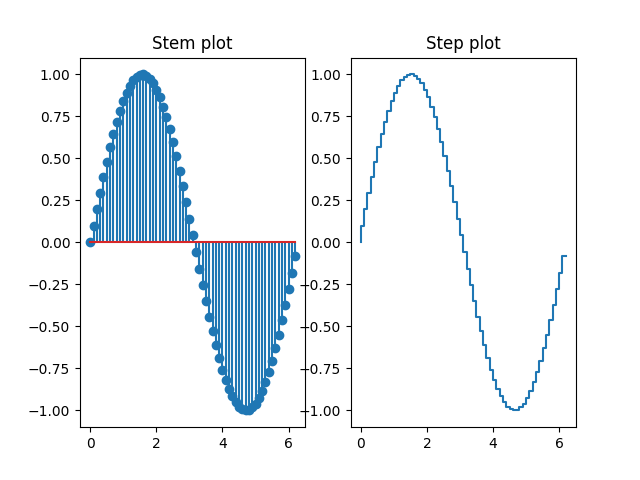

Generate this figure with Python:
import matplotlib.pyplot as plt
import numpy as np
x=np.arange(0,2*np.pi,0.1)
y=np.sin(x)
plt.subplot(1,2,1)
plt.stem(x,y)
plt.title('Stem plot')
plt.subplot(1,2,2)
plt.step(x,y)
plt.title('Step plot')
plt.savefig('stemp_step.png')
plt.show()


#figure and axis -- topoic in matplotlib
